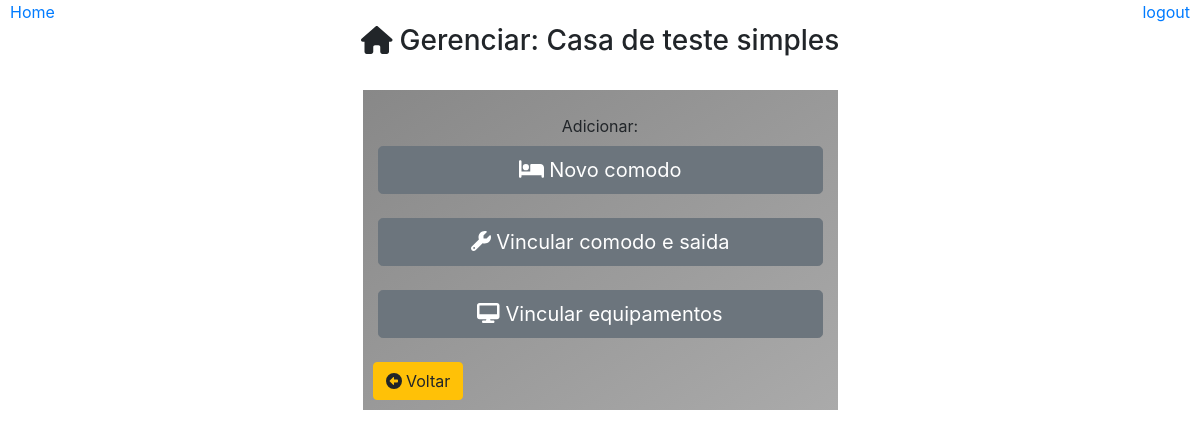
The app's page /visualizar/casa/?id=1, older data.
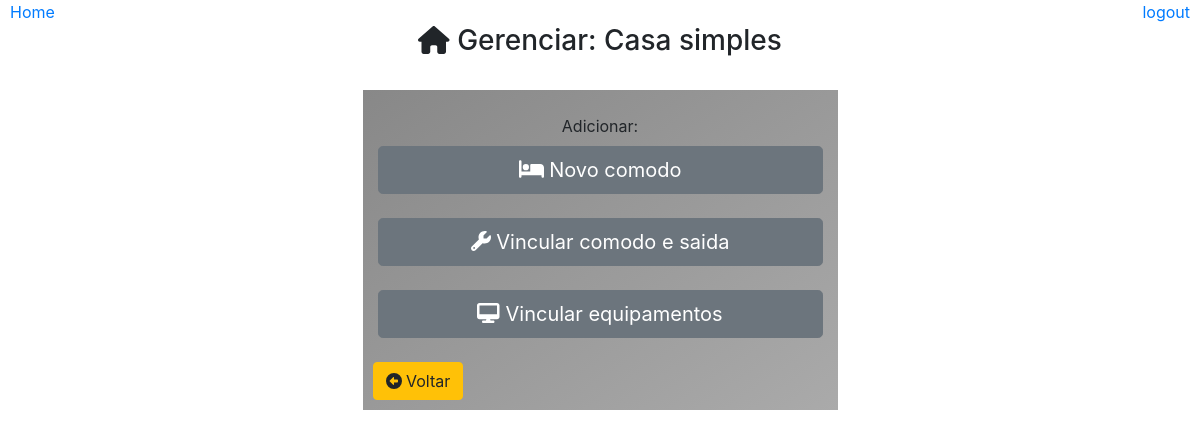
The same page, newer data.
### core/models.py (models this page shows)
class Casa(models.Model):
    nome = models.CharField(max_length=30)
    class Meta:
        db_table = 'casa'

### core/pages/casa/views.py (the view)
# urls.py: path('visualizar/casa/', cadastro.VisualizarCasa),
def VisualizarCasa(request):
    id = request.GET.get('id')
    casa = None
    if id:
        casa = Casa.objects.get(id=id)
    dados  = {
        'titulo':'Visualizar casa',
        'casa': casa,
    }
    return render(request, 'casas/visualizar.html', dados)

### templates/casas/visualizar.html (shortened to what this page needs)
{% extends "model-page.html" %}
{% block content %}
<div align='center'>
    <br>
    <h3><i class='fa fa-home'></i> Gerenciar: {{casa.nome}}</h3><br>
    <div class="container">
        <div class="row">
            <div class="col col-6 col-sm-6 col-md-4 col-lg-5 col-xs-4 container box-gray">
                <br>
                <label>Adicionar: </label>
                <br>
                <form action="/cadastrar/novo/comodo" method="GET">
                    <button type="submit" class="btn btn-secondary btn-lg btn-block">
                        <i class='fa fa-bed'></i> Novo comodo
                    </button>
                </form>
                <br>
                <form action="/cadastrar/vincular/saida" method="GET">
                    <button type="submit" class="btn btn-secondary btn-lg btn-block">
                        <i class='fa fa-wrench'></i> Vincular comodo e saida
                    </button>
                </form>
                <br>
                <a type="button" class="btn btn-secondary btn-lg btn-block" href="/cadastrar/vincular/equipamento/?id={{casa.id}}">
                    <i class="fas fa-desktop"></i> Vincular equipamentos
                </a>
                <br>
                <a type="button" class="btn btn-warning" style="position: absolute; left: 10px;" href="/listar/">
                    <i class='fas fa-arrow-alt-circle-left'></i> Voltar
                </a>
                <br><br>
            </div>
        </div>
    </div>
</div>
{% endblock %}

Row changes from the older to the newer data that the page shows:
changed Casa: nome "Casa de teste simples" → "Casa simples"
